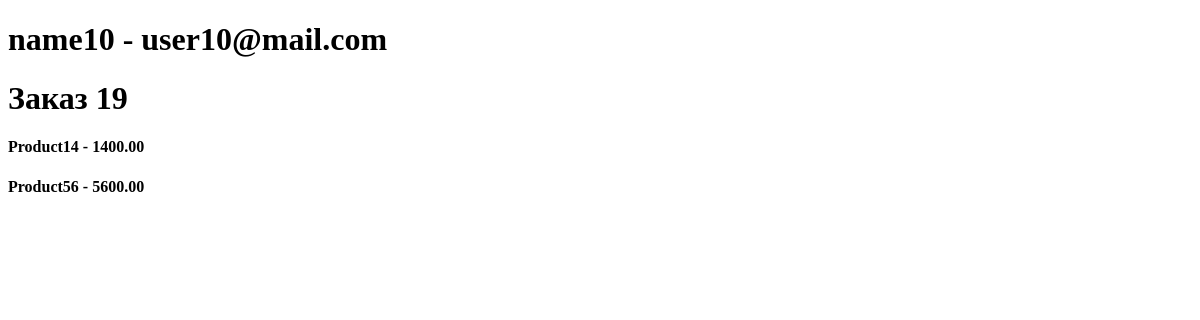
Before: /order/19/ with the older database file.
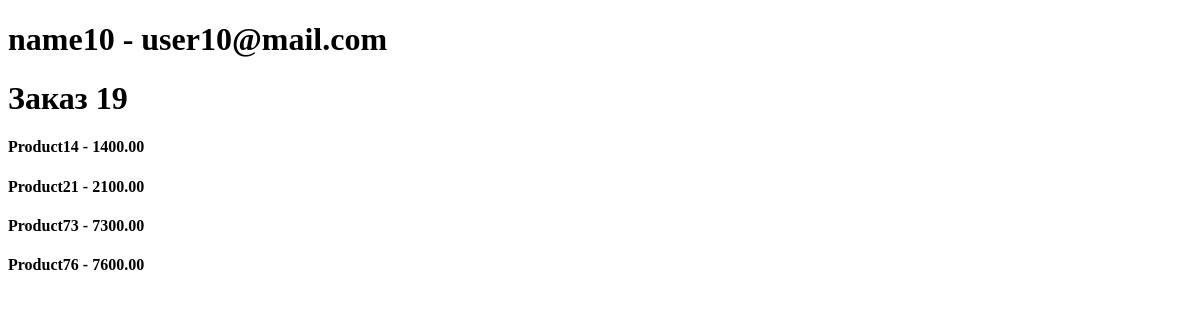
After: the same page with the newer database file.
### homework_app/models.py (models this page shows, shortened)
class Product(models.Model):
    name = models.CharField(max_length=100)
    description = models.CharField(max_length=400)
    price = models.DecimalField(max_digits=10, decimal_places=2)
    quantity = models.IntegerField(default=0)
    addition_date = models.DateField(auto_now_add=True)
    image = models.ImageField(blank=True, upload_to='media')
    def __str__(self):
        return f'{self.name} - {self.price}'

### homework_app/views.py (the view)
# urls.py: path('order/<int:order_id>/', views.order_full, name='order_full'),
def order_full(request, order_id):
    order = get_object_or_404(Order, pk=order_id)
    products = order.product.all()
    return render(request, 'homework_app/order_full.html', {'order': order, 'products': products})

### homework_app/models.py (called while the page is built)
    def __str__(self):
        return f'{self.name} - {self.email}'

### homework_app/templates/homework_app/order_full.html (shortened to what this page needs)
{% extends 'base.html' %}
{% block content %}
<h1>{{order.customer}}</h1>
<h1>Заказ {{order.id}}</h1>
 {%for product in products%}
    <tr>
        <h4>{{ product }}</h4>
    </tr>
    {% endfor %}
{% endblock %}

Changed rows visible on the page:
no longer on this page (row edited): Product: name+price "Product56 - 5600.00"
now on this page (row edited): Product: name+price "Product21 - 2100.00"
now on this page (row edited): Product: name+price "Product73 - 7300.00"
now on this page (row edited): Product: name+price "Product76 - 7600.00"
